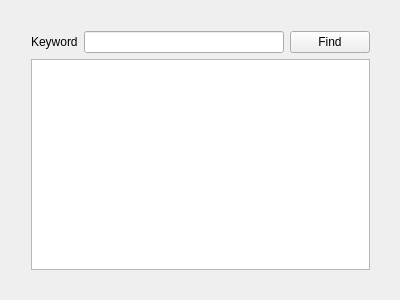
<?xml version="1.0" encoding="UTF-8"?>
<ui version="4.0">
 <class>TextFinder</class>
 <widget class="QWidget" name="TextFinder">
  <property name="geometry">
   <rect>
    <x>0</x>
    <y>0</y>
    <width>400</width>
    <height>300</height>
   </rect>
  </property>
  <property name="windowTitle">
   <string>TextFinder</string>
  </property>
  <widget class="QWidget" name="">
   <property name="geometry">
    <rect>
     <x>20</x>
     <y>20</y>
     <width>361</width>
     <height>261</height>
    </rect>
   </property>
   <layout class="QVBoxLayout" name="verticalLayout">
    <item>
     <layout class="QHBoxLayout" name="horizontalLayout_2">
      <item>
       <widget class="QLabel" name="label">
        <property name="text">
         <string>Keyword</string>
        </property>
       </widget>
      </item>
      <item>
       <widget class="QLineEdit" name="lineEdit"/>
      </item>
      <item>
       <widget class="QPushButton" name="findButton">
        <property name="text">
         <string>Find</string>
        </property>
       </widget>
      </item>
     </layout>
    </item>
    <item>
     <widget class="QTextEdit" name="textEdit"/>
    </item>
   </layout>
  </widget>
 </widget>
 <layoutdefault spacing="6" margin="11"/>
 <resources/>
 <connections/>
</ui>
